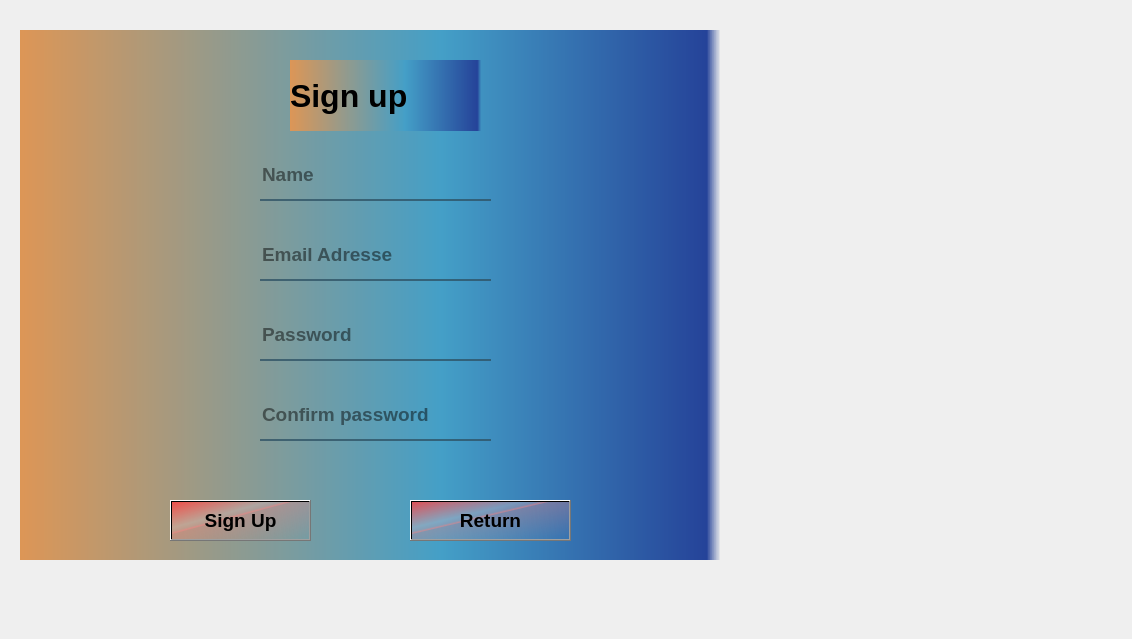
<?xml version="1.0" encoding="UTF-8"?>
<ui version="4.0">
 <class>Dialog</class>
 <widget class="QDialog" name="Dialog">
  <property name="geometry">
   <rect>
    <x>0</x>
    <y>0</y>
    <width>1132</width>
    <height>639</height>
   </rect>
  </property>
  <property name="windowTitle">
   <string>Dialog</string>
  </property>
  <widget class="QWidget" name="widget" native="true">
   <property name="geometry">
    <rect>
     <x>20</x>
     <y>30</y>
     <width>700</width>
     <height>530</height>
    </rect>
   </property>
   <property name="styleSheet">
    <string notr="true">background-color: qlineargradient(spread:pad, x1:0, y1:0, x2:1, y2:0, stop:0 rgba(221, 150, 86, 255), stop:0.60199 rgba(68, 159, 199, 255), stop:0.98 rgba(37, 67, 153, 255), stop:1 rgba(0, 0, 0, 0));</string>
   </property>
   <widget class="QPushButton" name="return_2">
    <property name="geometry">
     <rect>
      <x>390</x>
      <y>470</y>
      <width>161</width>
      <height>41</height>
     </rect>
    </property>
    <property name="font">
     <font>
      <pointsize>14</pointsize>
      <weight>75</weight>
      <bold>true</bold>
     </font>
    </property>
    <property name="styleSheet">
     <string notr="true">background-color:qlineargradient(spread:pad, x1:0, y1:0, x2:1, y2:1, stop:0 rgba(255, 62, 62, 206), stop:0.35 rgba(255, 188, 188, 80), stop:0.4 rgba(255, 162, 162, 80), stop:0.425 rgba(255, 132, 132, 156), stop:0.44 rgba(252, 128, 128, 80), stop:1 rgba(255, 255, 255, 0))</string>
    </property>
    <property name="text">
     <string>Return</string>
    </property>
   </widget>
   <widget class="QLineEdit" name="password">
    <property name="geometry">
     <rect>
      <x>240</x>
      <y>280</y>
      <width>231</width>
      <height>51</height>
     </rect>
    </property>
    <property name="font">
     <font>
      <pointsize>14</pointsize>
      <weight>75</weight>
      <bold>true</bold>
     </font>
    </property>
    <property name="styleSheet">
     <string notr="true">background-color:rgba(0,0,0,0);
border:none;
border-bottom:2px solid rgba(46,82,101,200);
color:rgba(0,0,0,240);
paddin-bottom:7x;
font-size:14pt; </string>
    </property>
    <property name="text">
     <string/>
    </property>
    <property name="placeholderText">
     <string>Password</string>
    </property>
   </widget>
   <widget class="QLabel" name="label">
    <property name="geometry">
     <rect>
      <x>270</x>
      <y>30</y>
      <width>191</width>
      <height>71</height>
     </rect>
    </property>
    <property name="font">
     <font>
      <pointsize>24</pointsize>
      <weight>75</weight>
      <bold>true</bold>
     </font>
    </property>
    <property name="styleSheet">
     <string notr="true"> font-size:24pt;</string>
    </property>
    <property name="text">
     <string>Sign up</string>
    </property>
   </widget>
   <widget class="QLineEdit" name="confirmpass">
    <property name="geometry">
     <rect>
      <x>240</x>
      <y>360</y>
      <width>231</width>
      <height>51</height>
     </rect>
    </property>
    <property name="font">
     <font>
      <pointsize>14</pointsize>
      <weight>75</weight>
      <bold>true</bold>
     </font>
    </property>
    <property name="styleSheet">
     <string notr="true">background-color:rgba(0,0,0,0);
border:none;
border-bottom:2px solid rgba(46,82,101,200);
color:rgba(0,0,0,240);
paddin-bottom:7x;
font-size:14pt; </string>
    </property>
    <property name="text">
     <string/>
    </property>
    <property name="placeholderText">
     <string>Confirm password</string>
    </property>
   </widget>
   <widget class="QLineEdit" name="email">
    <property name="geometry">
     <rect>
      <x>240</x>
      <y>200</y>
      <width>231</width>
      <height>51</height>
     </rect>
    </property>
    <property name="font">
     <font>
      <pointsize>14</pointsize>
      <weight>75</weight>
      <bold>true</bold>
     </font>
    </property>
    <property name="styleSheet">
     <string notr="true">background-color:rgba(0,0,0,0);
border:none;
border-bottom:2px solid rgba(46,82,101,200);
color:rgba(0,0,0,240);
paddin-bottom:7x;
font-size:14pt; </string>
    </property>
    <property name="placeholderText">
     <string>Email Adresse</string>
    </property>
   </widget>
   <widget class="QLineEdit" name="username">
    <property name="geometry">
     <rect>
      <x>240</x>
      <y>120</y>
      <width>231</width>
      <height>51</height>
     </rect>
    </property>
    <property name="font">
     <font>
      <pointsize>14</pointsize>
      <weight>75</weight>
      <bold>true</bold>
     </font>
    </property>
    <property name="styleSheet">
     <string notr="true">background-color:rgba(0,0,0,0);
border:none;
border-bottom:2px solid rgba(46,82,101,200);
color:rgba(0,0,0,240);
paddin-bottom:7x;
font-size:14pt; </string>
    </property>
    <property name="placeholderText">
     <string>Name</string>
    </property>
   </widget>
   <widget class="QPushButton" name="signupbutton">
    <property name="geometry">
     <rect>
      <x>150</x>
      <y>470</y>
      <width>141</width>
      <height>41</height>
     </rect>
    </property>
    <property name="font">
     <font>
      <pointsize>14</pointsize>
      <weight>75</weight>
      <bold>true</bold>
     </font>
    </property>
    <property name="styleSheet">
     <string notr="true">background-color: qlineargradient(spread:pad, x1:0, y1:0, x2:1, y2:1, stop:0 rgba(255, 62, 62, 206), stop:0.35 rgba(255, 188, 188, 80), stop:0.4 rgba(255, 162, 162, 80), stop:0.425 rgba(255, 132, 132, 156), stop:0.44 rgba(252, 128, 128, 80), stop:1 rgba(255, 255, 255, 0))</string>
    </property>
    <property name="text">
     <string>Sign Up</string>
    </property>
   </widget>
  </widget>
 </widget>
 <resources/>
 <connections/>
</ui>
